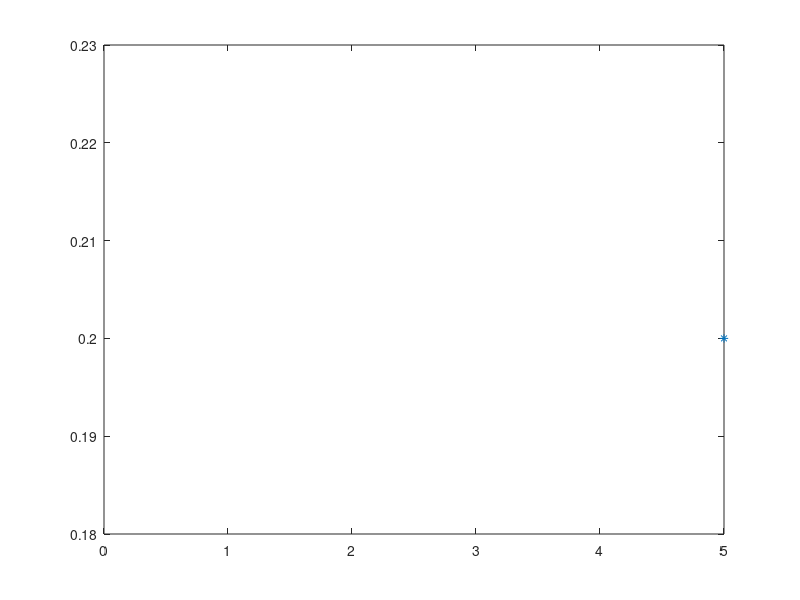

Reproduce this figure in MATLAB.
#lab 4; b)

n = input("Enter the number of trials: ");
p = input("Enter the probability of success: ");
N = input("Enter the number of simulations: ");

U = rand(1,N);
X = sum(U<p); # getting 0s and 1s and then find out the no successes

k = 0:n; # vector of all those values
p_k = binopdf(k,n,p);

U_X = unique(X);
n_X = hist(X, length(U_X));
rel_freq = n_X/N;

clf # clear run

plot(U_X, rel_freq, '*',k,p_k,'ro');
